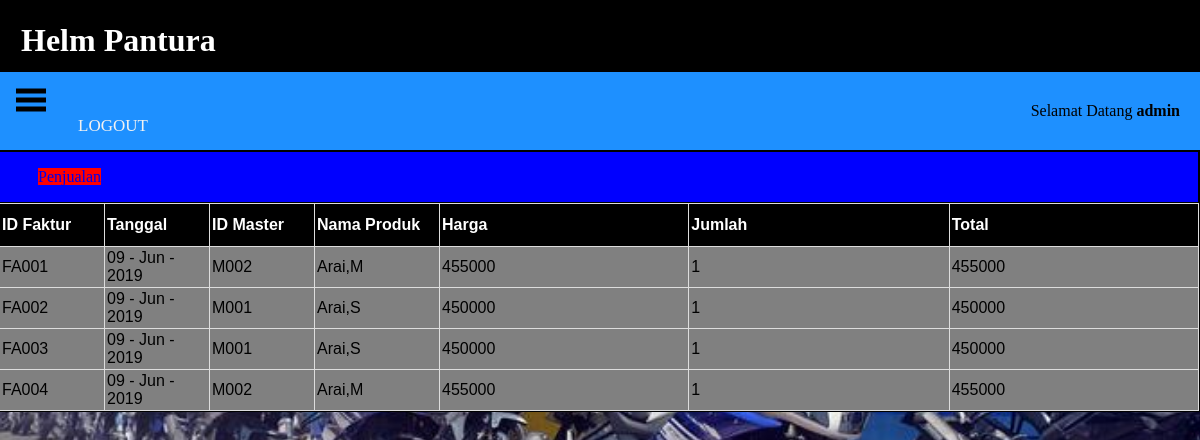
/dasboard.php (signed in), run on the app's committed database.
### tables this page shows
CREATE TABLE `penjualan` (
  `id_faktur` char(20) NOT NULL,
  `tanggal` varchar(225) NOT NULL,
  `id_master` char(20) NOT NULL,
  `nama_produk` varchar(225) NOT NULL,
  `harga` int(30) NOT NULL,
  `jumlah` int(30) NOT NULL,
  `total` int(30) NOT NULL
);

### hal_dasboard/hal_kedua.php (the view)
<div class="das_atas">
		<ul class="ul_atas">
			<li class="li_atas"><a href="dasboard.php?page=penjualan">Penjualan</a></li>
		</ul>
</div>
<div class="das_bawah">
	<table class="das_table">
		<thead>
		<tr>
			<th style="width: 100px;">ID Faktur</th>
			<th style="width: 100px;">Tanggal</th>
			<th style="width: 100px;">ID Master</th>
			<th style="width: 120px;">Nama Produk</th>
			<th>Harga</th>
			<th>Jumlah</th>
			<th>Total</th>
		</tr>
		</thead>
			<?php
			include "koneksi.php";
			$query = mysqli_query($koneksi, "SELECT * FROM penjualan");
			while ($data = mysqli_fetch_array($query)) {?>
		<tbody>
		<tr>
			<td><?php echo $data['id_faktur']; ?></td>
			<td><?php echo $data['tanggal']; ?></td>
			<td><?php echo $data['id_master']; ?></td>
			<td><?php echo $data['nama_produk']; ?></td>
			<td><?php echo $data['harga']; ?></td>
			<td><?php echo $data['jumlah']; ?></td>
			<td><?php echo $data['total']; ?></td>
			<?php } ?>
		</tr>
		</tbody>
	</table>
</div>

### style.css (style rules this page uses)
body { margin:0; padding: 0; background-image: url("img/kompas_oto.jpg"); background-repeat: no-repeat; background-size: cover; min-height: 700px; }

### das_utami.css (style rules this page uses)
body { height: 100% }
.das_atas { width: 100%; height: auto; border:1px solid ; background-color: blue; float: right; margin-right: 0px; }
.das_table { font-family: "Trebuchet MS", Arial, Helvetica, sans-serif; border-collapse: collapse; width: 100%; min-width: 100%; }
.das_table td, .das_table th { border: 1px solid #ddd; padding: 2px; }
.das_table th { padding-top: 12px; padding-bottom: 12px; text-align: left; background-color: black; color: white; }
.das_table td { background-color: #808080; }
ul { list-style:none; }
li a { text-decoration: none; }
.ul_atas li { display: inline; background-color: red; padding: 0px; }

### data on the page
penjualan: id_faktur "FA001", tanggal "09 - Jun - 2019", id_master "M002", nama_produk "Arai,M", harga "455000", jumlah "1", total "455000"
penjualan: id_faktur "FA002", tanggal "09 - Jun - 2019", id_master "M001", nama_produk "Arai,S", harga "450000", jumlah "1", total "450000"
penjualan: id_faktur "FA003", tanggal "09 - Jun - 2019", id_master "M001", nama_produk "Arai,S", harga "450000", jumlah "1", total "450000"
penjualan: id_faktur "FA004", tanggal "09 - Jun - 2019", id_master "M002", nama_produk "Arai,M", harga "455000", jumlah "1", total "455000"

### other printed values
$_SESSION['username'] "admin"
